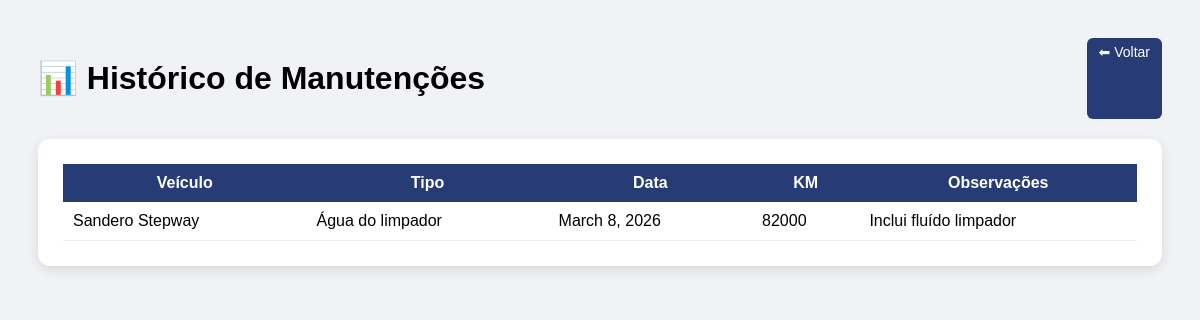
Screenshot of /historico/ (signed in) with the database file from the repository.
### core/models.py (models this page shows, shortened)
class Manutencao(models.Model):
    veiculo = models.ForeignKey(Veiculo, on_delete=models.CASCADE)
    tipo = models.ForeignKey(TipoManutencao, on_delete=models.CASCADE)
    data = models.DateField()
    km = models.IntegerField()
    observacoes = models.TextField(blank=True)
    alerta_7_dias_antes = models.BooleanField(default=False)
    alerta_no_dia = models.BooleanField(default=False)
    alerta_7_dias_depois = models.BooleanField(default=False)

class Veiculo(models.Model):
    usuario = models.ForeignKey(User, on_delete=models.CASCADE)
    modelo = models.CharField(max_length=100)
    ano = models.IntegerField()
    km_atual = models.IntegerField()

class TipoManutencao(models.Model):
    nome = models.CharField(max_length=100)
    categoria = models.ForeignKey(Categoria, on_delete=models.CASCADE)
    frequencia_dias = models.IntegerField(null=True, blank=True)
    frequencia_km = models.IntegerField(null=True, blank=True)

### core/views.py (the view)
# urls.py: path('historico/', views.historico, name='historico'),
@login_required
def historico(request):
    manutencoes = Manutencao.objects.filter(
        veiculo__usuario=request.user
    ).order_by('-data')
    return render(request, 'historico.html', {
        'manutencoes': manutencoes
    })

### templates/historico.html (shortened to what this page needs)
<!DOCTYPE html>
<html>
<head>
</head>
<body>
    <div class="top-bar">
        <h1>📊 Histórico de Manutenções</h1>
        <a href="/" class="btn">⬅ Voltar</a>
    </div>
    <div class="card">
        <table>
            <tr>
                <th>Veículo</th>
                <th>Tipo</th>
                <th>Data</th>
                <th>KM</th>
                <th>Observações</th>
            </tr>
            {% for m in manutencoes %}
            <tr>
                <td>{{ m.veiculo.modelo }}</td>
                <td>{{ m.tipo.nome }}</td>
                <td>{{ m.data }}</td>
                <td>{{ m.km }}</td>
                <td>{{ m.observacoes }}</td>
            </tr>
            {% endfor %}
        </table>
    </div>
</body>
</html>

### templates/historico.html (style rules this page uses)
body { font-family: Arial; background: #f1f2f6; padding: 30px; }
.top-bar { display: flex; justify-content: space-between; margin-bottom: 20px; }
.btn { padding: 6px 12px; background: #273c75; color: white; text-decoration: none; border-radius: 6px; display: inline-block; font-size: 14px; }
.card { background: white; padding: 25px; border-radius: 12px; box-shadow: 0 4px 12px rgba(0,0,0,0.1); }
table { width: 100%; border-collapse: collapse; }
th { background: #273c75; color: white; padding: 10px; }
td { padding: 10px; border-bottom: 1px solid #eee; }

### rows the page displays
Manutencao: veiculo.modelo "Sandero Stepway", tipo.nome "Água do limpador", data "March 8, 2026", km "82000", observacoes "Inclui fluído limpador"
